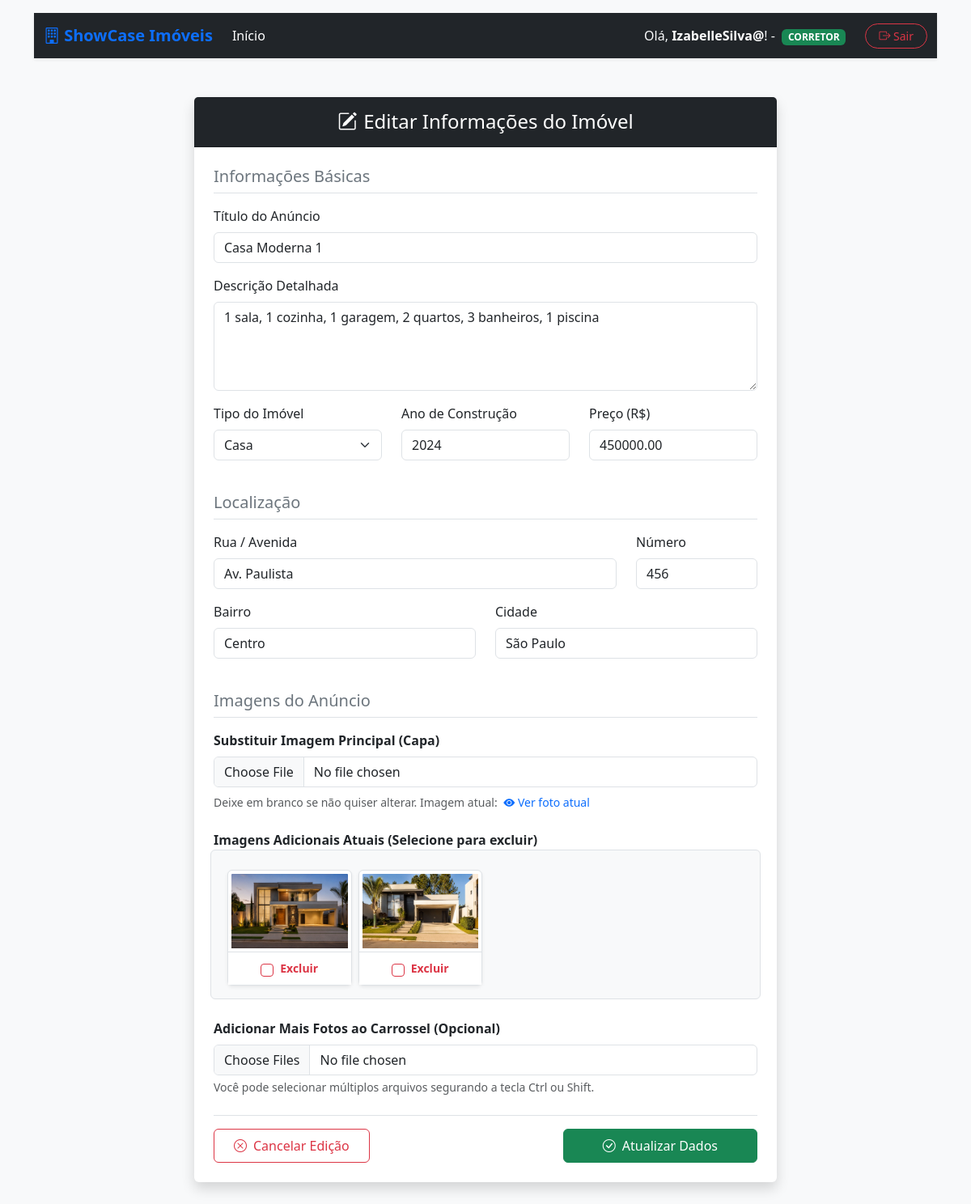
/vitrine/editar_imovel/2/ (signed in), run on the app's committed database.
### vitrine/models.py (models this page shows, shortened)
class Imovel(models.Model):
    corretor = models.ForeignKey(User, on_delete=models.CASCADE, verbose_name="Corretor Responsável")
    titulo = models.CharField(max_length=100)
    descricao = models.TextField()
    tipo_Imovel = models.CharField(max_length=50)
    ano_construcao = models.IntegerField()
    preco = models.FloatField()
    logradouro = models.CharField(max_length=100, verbose_name="Rua/Avenida")
    numero = models.CharField(max_length=10, verbose_name="Número")
    bairro = models.CharField(max_length=100, verbose_name="Bairro")
    cidade = models.CharField(max_length=100, verbose_name="Cidade")
    imagem_principal = models.ImageField(upload_to="media/img")

class ImagemImovel(models.Model):
    imovel = models.ForeignKey(Imovel, on_delete=models.CASCADE, related_name="imagens")
    imagem = models.ImageField(upload_to="media/img")

### vitrine/views.py (the view, shortened to what this page needs)
# urls.py: path('/editar_imovel/<int:id>/', editar_imovel, name='editar_imovel'),
@login_required
def editar_imovel(request, id):
    imovel_existente = get_object_or_404(Imovel, id=id)
    if imovel_existente.corretor != request.user:
        messages.error(request, 'Você não tem permissão para realizar essa ação! \nApenas o corretor responsável pode editar esse imóvel!')
        return redirect('pagina_inicial')
    fotos_atuais = imovel_existente.imagens.all()
    dados_para_tela = {
        'imovel': imovel_existente,
        'fotos': fotos_atuais
    }
    return render(request, 'editar_imovel.html', dados_para_tela)

### template/editar_imovel.html (shortened to what this page needs)
{%extends 'base.html'%}
{% load static %}
{%block content%}
<div class="container my-5">
    <div class="row justify-content-center">
        <div class="col-md-8">
            <div class="card shadow border-0">
                <div class="card-header bg-dark text-white text-center py-3">
                    <h4 class="mb-0"><i class="bi bi-pencil-square me-2"></i>Editar Informações do Imóvel</h4>
                </div>
                <div class="card-body p-4">
                    <form action="{% url 'editar_imovel' imovel.id %}" method="POST" enctype="multipart/form-data">
                        <h5 class="text-secondary border-bottom pb-2 mb-3">Informações Básicas</h5>
                        <div class="mb-3">
                            <label for="titulo" class="form-label">Título do Anúncio</label>
                            <input type="text" class="form-control" id="titulo" name="titulo" value="{{ imovel.titulo }}" required>
                        </div>
                        <div class="mb-3">
                            <label for="descricao" class="form-label">Descrição Detalhada</label>
                            <textarea class="form-control" id="descricao" name="descricao" rows="4" required>{{ imovel.descricao }}</textarea>
                        </div>
                        <div class="row">
                            <div class="col-md-4 mb-3">
                                <label for="tipo_Imovel" class="form-label">Tipo do Imóvel</label>
                                <select class="form-select" id="tipo_Imovel" name="tipo_Imovel" required>
                                    <option value="Casa" {% if imovel.tipo_Imovel == 'Casa' %}selected{% endif %}>Casa</option>
                                </select>
                            </div>
                            <div class="col-md-4 mb-3">
                                <label for="ano_construcao" class="form-label">Ano de Construção</label>
                                <input type="number" class="form-control" id="ano_construcao" name="ano_construcao" value="{{ imovel.ano_construcao }}" required>
                            </div>
                            <div class="col-md-4 mb-3">
                                <label for="preco" class="form-label">Preço (R$)</label>
                                <input type="number" step="0.01" class="form-control" id="preco" name="preco" value="{{ imovel.preco|stringformat:'.2f' }}" required>
                            </div>
                        </div>
                        <h5 class="text-secondary border-bottom pb-2 mb-3 mt-4">Localização</h5>
                        <div class="row">
                            <div class="col-md-9 mb-3">
                                <label for="logradouro" class="form-label">Rua / Avenida</label>
                                <input type="text" class="form-control" id="logradouro" name="logradouro" value="{{ imovel.logradouro }}" required>
                            </div>
                            <div class="col-md-3 mb-3">
                                <label for="numero" class="form-label">Número</label>
                                <input type="text" class="form-control" id="numero" name="numero" value="{{ imovel.numero }}" required>
                            </div>
                        </div>
                        <div class="row">
                            <div class="col-md-6 mb-3">
                                <label for="bairro" class="form-label">Bairro</label>
                                <input type="text" class="form-control" id="bairro" name="bairro" value="{{ imovel.bairro }}" required>
                            </div>
                            <div class="col-md-6 mb-3">
                                <label for="cidade" class="form-label">Cidade</label>
                                <input type="text" class="form-control" id="cidade" name="cidade" value="{{ imovel.cidade }}" required>
                            </div>
                        </div>
                        <h5 class="text-secondary border-bottom pb-2 mb-3 mt-4">Imagens do Anúncio</h5>
                        <div class="mb-4">
                            <label for="imagem_principal" class="form-label fw-bold">Substituir Imagem Principal (Capa)</label>
                            <input class="form-control" type="file" id="imagem_principal" name="imagem_principal" accept="image/*">
                            <div class="form-text mt-2">
                                Deixe em branco se não quiser alterar. Imagem atual:
                                <a href="{{ imovel.imagem_principal.url }}" target="_blank" class="text-decoration-none ms-1">
                                    <i class="bi bi-eye-fill"></i> Ver foto atual
                                </a>
                            </div>
                        </div>
                        <div class="mb-3">
                            <label class="form-label fw-bold">Imagens Adicionais Atuais (Selecione para excluir)</label>
                            {% if imovel.imagens.all %}
                                <div class="row g-2 border rounded p-3 bg-light">
                                    {% for foto in imovel.imagens.all %}
                                        <div class="col-6 col-sm-4 col-md-3 text-center position-relative">
                                            <div class="card h-100 border shadow-sm">
                                                <img src="{{ foto.imagem.url }}" class="card-img-top p-1" style="height: 100px; object-fit: cover;" alt="Foto adicional">
                                                <div class="card-body p-2 bg-white border-top">
                                                    <div class="form-check d-flex justify-content-center align-items-center m-0">
                                                        <input class="form-check-input me-2 border-danger" type="checkbox" name="excluir_fotos" value="{{ foto.id }}" id="foto_{{ foto.id }}">
                                                        <label class="form-check-label text-danger small fw-bold" for="foto_{{ foto.id }}">
                                                            Excluir
                                                        </label>
                                                    </div>
                                                </div>
                                            </div>
                                        </div>
                                    {% endfor %}
                                </div>
                            {% else %}
                                <p class="text-muted small italic border rounded p-3 bg-light">Nenhuma imagem adicional cadastrada para este imóvel.</p>
                            {% endif %}
                        </div>
                        <div class="mb-3 mt-4">
                            <label for="imagens_adicionais" class="form-label fw-bold">Adicionar Mais Fotos ao Carrossel (Opcional)</label>
                            <input class="form-control" type="file" id="imagens_adicionais" name="imagens_adicionais" accept="image/*" multiple>
                            <div class="form-text">Você pode selecionar múltiplos arquivos segurando a tecla Ctrl ou Shift.</div>
                        </div>
                        <div class="d-flex justify-content-between border-top pt-3 mt-4">
                            <a href="{% url 'detalhes_imovel' imovel.id %}" class="btn btn-outline-danger px-4 py-2">
                                <i class="bi bi-x-circle me-2"></i>Cancelar Edição
                            </a>
                            <button type="submit" class="btn btn-success px-5 py-2">
                                <i class="bi bi-check-circle me-2"></i>Atualizar Dados
                            </button>
                        </div>
                    </form>
                </div>
            </div>
        </div>
    </div>
</div>
{% endblock %}

### template/base.html (shortened to what this page needs)
{% load static %}
<!DOCTYPE html>
<html lang="pt-br">
<head>
    <link href="https://cdn.jsdelivr.net/npm/bootstrap@5.3.8/dist/css/bootstrap.min.css" rel="stylesheet"
>
    <link rel="stylesheet" href="https://cdn.jsdelivr.net/npm/bootstrap-icons@1.11.3/font/bootstrap-icons.min.css">
    <link rel="stylesheet" href="{% static 'css/style.css' %}">
</head>
<body class="bg-light">
<div class="container mt-3">
    {% if user.is_authenticated %}
    <nav class="navbar navbar-expand-lg navbar-dark bg-dark shadow-sm">
        <div class="container">
            <a class="navbar-brand fw-bold text-primary" href="{% url 'pagina_inicial' %}">
                <i class="bi bi-building"></i> ShowCase Imóveis
            </a>
            <div class="collapse navbar-collapse" id="conteudoNavbar">
                <ul class="navbar-nav me-auto mb-2 mb-lg-0">
                    <li class="nav-item">
                        <a class="nav-link active" href="{% url 'pagina_inicial' %}">Início</a>
                    </li>
                </ul>
                <div class="d-flex align-items-center gap-3">
                        <span class="text-light me-2">
                            Olá, <strong class="text-white">{{ user.username }}</strong>! -
                            {% if user.perfil_corretor %}
                                <span class="badge bg-success text-white ms-1 text-uppercase"
                                      style="font-size: 0.75rem;">Corretor</span>
                            {% else %}
                                <span class="badge bg-info text-dark ms-1 text-uppercase"
                                      style="font-size: 0.75rem;">Cliente</span>
                            {% endif %}
                        </span>
                    <a href="{% url 'logout' %}" class="btn btn-outline-danger btn-sm rounded-pill px-3">
                        <i class="bi bi-box-arrow-right"></i> Sair
                    </a>
                </div>
            </div>
        </div>
    </nav>
    {% endif %}
    <main>
        {% block content%}
        {% endblock %}
    </main>
</div>
</body>
</html>

### data on the page
Imovel: titulo "Casa Moderna 1", descricao "1 sala, 1 cozinha, 1 garagem, 2 quartos, 3 banheiros, 1 piscina", tipo_Imovel "Casa", ano_construcao "2024", preco "450000.00", logradouro "Av. Paulista", numero "456", bairro "Centro", cidade "São Paulo"
ImagemImovel: imagem (picture)
ImagemImovel: imagem (picture)

### other printed values
{{ user.username }} "IzabelleSilva@"
